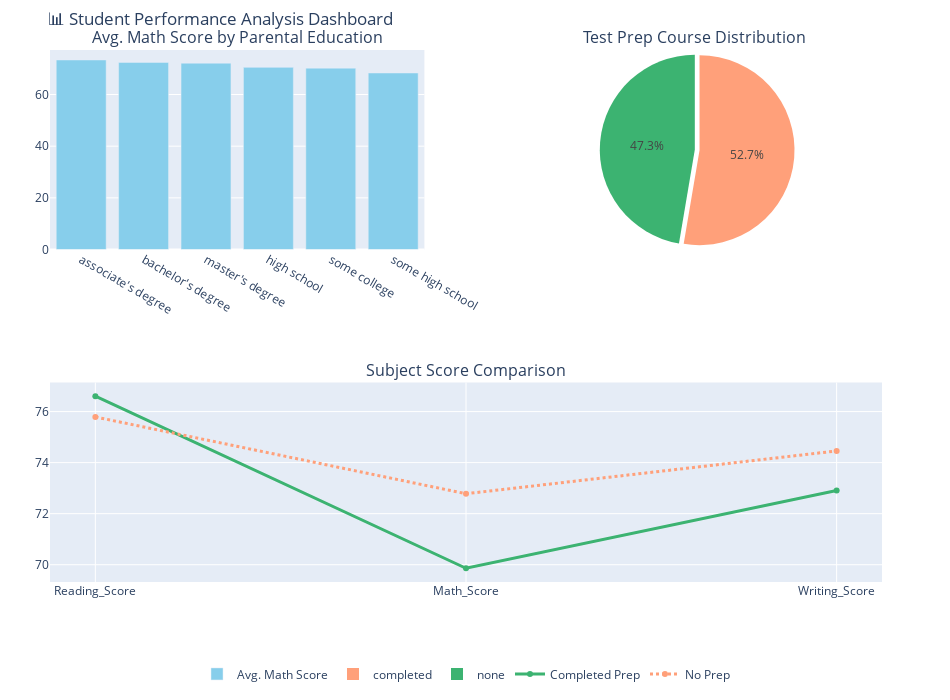

Write notebook code for a chart like this one.
### Markdown cell above
**Task 1:** Principles of Effective Data Dashboards

Create your own version of the dashboard above using a different dataset (e.g., student performance, store sales, or IoT sensor readings).
Ensure that your dashboard demonstrates:

Clarity and simplicity in layout

Appropriate chart types for your data

Use of color and labels to improve readability

### Code cell
np.random.seed(123)
n_students = 300
parental_education = ["some high school", "high school", "some college", "associate's degree", "bachelor's degree", "master's degree"]
test_prep_courses = ["none", "completed"]

data = {
    "Parental_Education": np.random.choice(parental_education, n_students),
    "Test_Prep_Course": np.random.choice(test_prep_courses, n_students),
    "Reading_Score": np.random.randint(50, 100, n_students),
    "Math_Score": np.random.randint(40, 100, n_students),
    "Writing_Score": np.random.randint(50, 100, n_students)
}
df_students = pd.DataFrame(data)

df_students['Average_Score'] = df_students[['Reading_Score', 'Math_Score', 'Writing_Score']].mean(axis=1)


avg_math_by_education = df_students.groupby("Parental_Education", as_index=False)["Math_Score"].mean().sort_values("Math_Score", ascending=False)
prep_course_distribution = df_students.groupby("Test_Prep_Course", as_index=False).size()
prep_course_distribution.columns = ["Course_Status", "Count"]
scores_by_prep = df_students.groupby("Test_Prep_Course")[["Reading_Score", "Math_Score", "Writing_Score"]].mean().T.reset_index()
scores_by_prep.columns = ['Subject', 'Completed', 'None']

fig = make_subplots(rows=2, cols=2,
                    subplot_titles=("Avg. Math Score by Parental Education",
                                    "Test Prep Course Distribution",
                                    "Subject Score Comparison",
                                    "Math vs. Writing Score Scatter"),
                    # Specs from the original example: Bar, Pie, Colspan 2 (Line), None
                    specs=[[{"type": "bar"}, {"type": "pie"}],
                           [{"colspan": 2, "type": "scatter"}, None]])


fig.add_trace(go.Bar(
    x=avg_math_by_education["Parental_Education"],
    y=avg_math_by_education["Math_Score"],
    name="Avg. Math Score",
    marker_color='skyblue' # Use a specific color
), row=1, col=1)


fig.add_trace(go.Pie(
    labels=prep_course_distribution["Course_Status"],
    values=prep_course_distribution["Count"],
    name="Course Completion",
    pull=[0.05, 0], # Slight separation for 'Completed'
    marker=dict(colors=['#FFA07A', '#3CB371']) # Distinct colors for completion status
), row=1, col=2)

fig.add_trace(go.Scatter(
    x=scores_by_prep["Subject"],
    y=scores_by_prep["Completed"],
    mode="lines+markers",
    name="Completed Prep",
    line=dict(color='#3CB371', width=3)
), row=2, col=1)

fig.add_trace(go.Scatter(
    x=scores_by_prep["Subject"],
    y=scores_by_prep["None"],
    mode="lines+markers",
    name="No Prep",
    line=dict(color='#FFA07A', width=3, dash='dot')
), row=2, col=1)

fig.update_layout(
    height=700,
    width=950,
    title_text="📊 Student Performance Analysis Dashboard",
    showlegend=True,
    legend=dict(orientation="h", yanchor="bottom", y=-0.2, xanchor="center", x=0.5),
    margin=dict(t=50, b=50, l=50, r=50)
)

fig.update_layout(
    grid=dict(
        rows=2,
        columns=2,
    )
)

fig.show()

### Figure 1 — Plotly figure (JSON) as saved in the notebook; plotly's stock layout.template omitted (floating-point values rounded to 4 significant figures)
{"data": [{"marker": {"color": "skyblue"}, "name": "Avg. Math Score", "type": "bar", "x": ["associate's degree", "bachelor's degree", "master's degree", "high school", "some college", "some high school"], "xaxis": "x", "y": [73.37, 72.44, 72.14, 70.51, 70.22, 68.33], "yaxis": "y"}, {"domain": {"x": [0.55, 1], "y": [0.625, 1]}, "labels": ["completed", "none"], "marker": {"colors": ["#FFA07A", "#3CB371"]}, "name": "Course Completion", "pull": [0.05, 0], "type": "pie", "values": [158, 142]}, {"line": {"color": "#3CB371", "width": 3}, "mode": "lines+markers", "name": "Completed Prep", "type": "scatter", "x": ["Reading_Score", "Math_Score", "Writing_Score"], "xaxis": "x2", "y": [76.6, 69.86, 72.91], "yaxis": "y2"}, {"line": {"color": "#FFA07A", "dash": "dot", "width": 3}, "mode": "lines+markers", "name": "No Prep", "type": "scatter", "x": ["Reading_Score", "Math_Score", "Writing_Score"], "xaxis": "x2", "y": [75.79, 72.78, 74.46], "yaxis": "y2"}], "layout": {"annotations": [{"font": {"size": 16}, "showarrow": false, "text": "Avg. Math Score by Parental Education", "x": 0.225, "xanchor": "center", "xref": "paper", "y": 1, "yanchor": "bottom", "yref": "paper"}, {"font": {"size": 16}, "showarrow": false, "text": "Test Prep Course Distribution", "x": 0.775, "xanchor": "center", "xref": "paper", "y": 1, "yanchor": "bottom", "yref": "paper"}, {"font": {"size": 16}, "showarrow": false, "text": "Subject Score Comparison", "x": 0.5, "xanchor": "center", "xref": "paper", "y": 0.375, "yanchor": "bottom", "yref": "paper"}], "grid": {"columns": 2, "rows": 2}, "height": 700, "legend": {"orientation": "h", "x": 0.5, "xanchor": "center", "y": -0.2, "yanchor": "bottom"}, "margin": {"b": 50, "l": 50, "r": 50, "t": 50}, "showlegend": true, "title": {"text": "📊 Student Performance Analysis Dashboard"}, "width": 950, "xaxis": {"anchor": "y", "domain": [0, 0.45]}, "xaxis2": {"anchor": "y2", "domain": [0, 1]}, "yaxis": {"anchor": "x", "domain": [0.625, 1]}, "yaxis2": {"anchor": "x2", "domain": [0, 0.375]}}}
